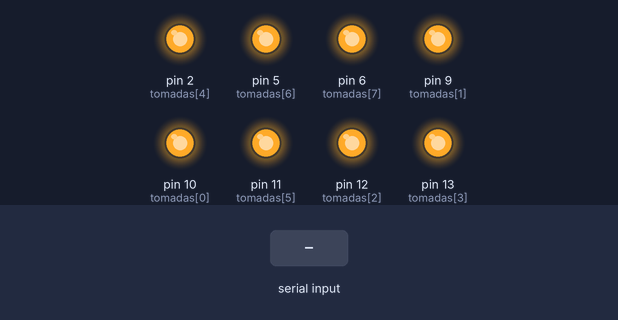
Simulated run of this sketch. Board: Arduino Uno, built with avr-gcc and run on an emulated ATmega328P. Parts: output pins drawn as LEDs (lit = HIGH). The inputs (shaded band) are chosen by the test bench.

Above: at 1.2 s.
1.3 s: "G\n" received over Serial
2.8 s: "J\n" received over Serial
At 4.0 s:
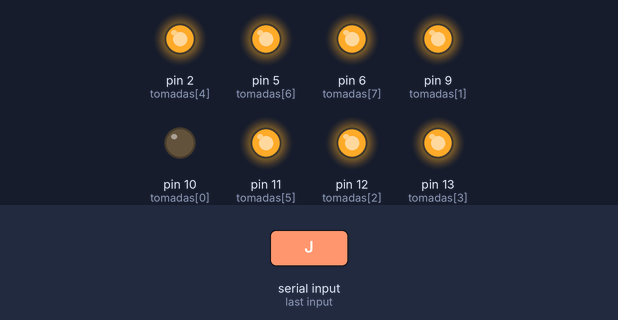
4.3 s: "C\n" received over Serial
At 5.3 s:
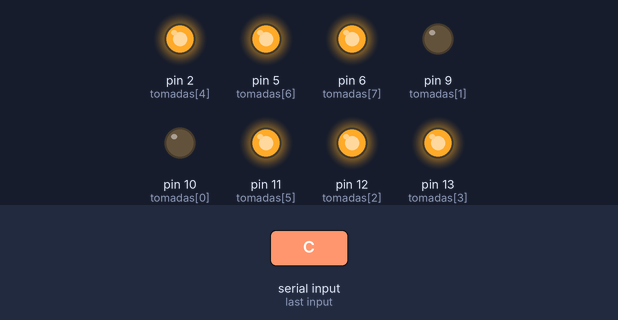
5.8 s: "N\n" received over Serial
At 6.5 s:
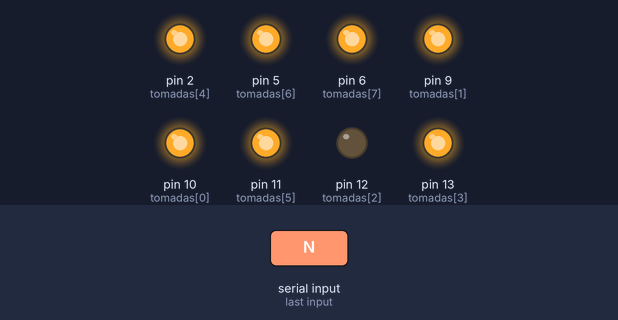
Timing chart, 0 to 8.8 s (numbered marks = the images above; inputs shaded):
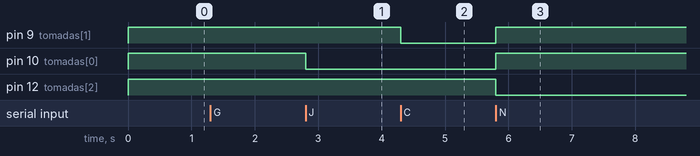

The sketch:

GIRA.ino
```cpp
#include <IRremote.h>

IRsend irsend;  // Objeto para transmissão IR

// Definição dos pinos das tomadas em um array
const int tomadas[] = { 10, 9, 12, 13, 2, 11, 5, 6 };
const int numTomadas = sizeof(tomadas) / sizeof(tomadas[0]);
const int irPin = 3;  // Pino para o transmissor IR
const int LDR = A0;             // Pino analógico que o sensor está conectado

int valorsensor ;               // valor que sera armazenado o valor do LDR

void setup() {
  // Configura todos os pinos das tomadas como saída
  for (int i = 0; i < numTomadas; i++) {
    pinMode(tomadas[i], OUTPUT);
    pinMode(LDR, INPUT);          // Coloca a variavel LDR como entrada
    digitalWrite(tomadas[i], HIGH);  // Desliga todas as tomadas inicialmente
  }

  Serial.begin(9600);  // Inicializa a comunicação serial
}


void loop() {
  if (Serial.available() > 0) {
    char command = Serial.read();
    if (command == 'I') {
      Serial.println("Gira");  // PROCURA COMUNICAÇÃO COM O SOFTWARE
    } else {
      if (command == 'x') {
        String hexadecimal = Serial.readStringUntil('\n');
        // Converte a string hexadecimal para um número
        unsigned long irCode = strtoul(hexadecimal.c_str(), NULL, 16);
        // Envia o comando IR
        irsend.sendNEC(irCode, 32);
        Serial.println("Ligar/Desligar a TV");
      } else {
        processCommand(command);
      }
    }
  }
}


// Processa comandos individuais
void processCommand(char cmd) {
  switch (cmd) {

    case 'X':
      valorsensor = analogRead(LDR);

      Serial.println(valorsensor);
      break;

    case 'Z':
      Serial.println("7.2");  // Versão do firmware
      break;

    case 'G':
      resetAllTomadas();  // Desliga todas
      delay(5);
      setTomada(1, LOW);  // Liga tomada 2
      delay(5);
      setTomada(1, HIGH);  // Desliga tomada 1
      break;

    case 'J':
      setTomada(0, LOW);  // Liga tomada 1
      break;
    case 'K':
      setTomada(0, HIGH);  // Desliga tomada 1
      break;
    case 'C':
      setTomada(1, LOW);  // Liga tomada 2
      break;
    case 'D':
      setTomada(1, HIGH);  // Desliga tomada 2
      break;
    case 'N':
      resetAllTomadas();  // Desliga todas
      setTomada(2, LOW);  // Liga tomada 3
      break;
    case 'O':
      setTomada(2, HIGH);  // Desliga tomada 3
      break;
    case 'P':
      setTomada(3, LOW);  // Liga tomada 4
      break;
    case 'Q':
      setTomada(3, HIGH);  // Desliga tomada 4
      break;
    case 'A':
      setTomada(4, LOW);  // Liga tomada 5
      break;
    case 'B':
      setTomada(4, HIGH);  // Desliga tomada 5
      break;
    case 'E':
      setTomada(5, LOW);  // Liga tomada 6
      break;
    case 'F':
      setTomada(5, HIGH);  // Desliga tomada 6
      break;
    case 'L':
      resetAllTomadas();  // Desliga todas
      setTomada(6, LOW);  // Liga tomada 7
      break;
    case 'M':
      setTomada(6, HIGH);  // Desliga tomada 7
      break;
    case 'H':
      setTomada(7, LOW);  // Liga tomada 8
      break;
    case 'R':
      setTomada(7, HIGH);  // Desliga tomada 8
      break;
    case 'S':
      resetAllTomadas();  // Desliga todas
      break;
    case 'T':
      setAllTomadas(LOW);  // Liga todas
      break;
    case '1':
      irsend.sendNEC(0x1818D02F, 32);
      Serial.println("Ligar/Desligar a TV");
      break;
    case '2':
      irsend.sendNEC(0x1818D827, 32);
      Serial.println("Volume +");
      break;
    case '3':
      irsend.sendNEC(0x181858A7, 32);
      Serial.println("Volume -");
      break;

    default:
      // Serial.println("Comando inválido");
      break;
  }
}


// Liga ou desliga todas as tomadas para o mesmo estado
void setAllTomadas(int state) {
  for (int i = 0; i < numTomadas; i++) {
    digitalWrite(tomadas[i], state);
  }
}

// Liga ou desliga uma tomada específica
void setTomada(int index, int state) {
  if (index >= 0 && index < numTomadas) {
    digitalWrite(tomadas[index], state);
  }
}

// Desliga todas as tomadas
void resetAllTomadas() {
  setAllTomadas(HIGH);
}
```

Measured:
- after the input at 2.8 s, pin 10 (tomadas[0]): HIGH → LOW at once
- after the input at 4.3 s, pin 9 (tomadas[1]): HIGH → LOW at once
- after the input at 5.8 s, pin 9 (tomadas[1]), pin 10 (tomadas[0]): LOW → HIGH at once; pin 12 (tomadas[2]): HIGH → LOW at once
